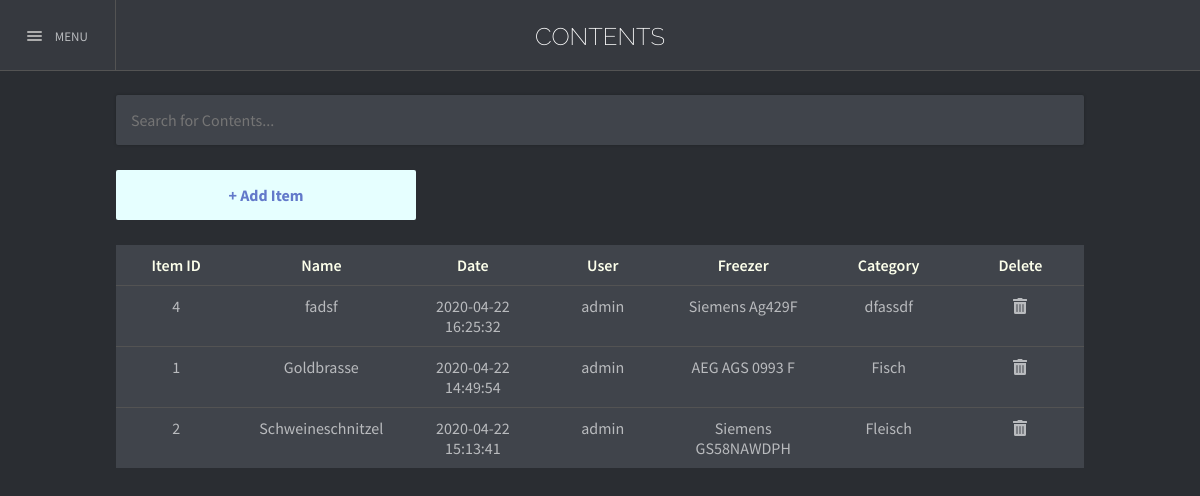
/contents?sort=Name (signed in), run on the app's committed database.
### tables this page shows
CREATE TABLE `contents` (
  `item_id` int(11) NOT NULL AUTO_INCREMENT,
  `name` varchar(45) DEFAULT NULL,
  `notes` varchar(1000) DEFAULT NULL,
  `date` datetime DEFAULT NULL,
  `user` varchar(45) DEFAULT NULL,
  `type` varchar(45) DEFAULT NULL,
  `location` varchar(256) DEFAULT NULL,
  PRIMARY KEY (`item_id`)
);

CREATE TABLE `freezer` (
  `frz_id` int(11) NOT NULL AUTO_INCREMENT,
  `location` varchar(45) DEFAULT NULL,
  `model` varchar(45) DEFAULT NULL,
  `capacity` int(11) NOT NULL,
  `brand` varchar(45) DEFAULT NULL,
  `status` int(11) unsigned NOT NULL DEFAULT 0,
  PRIMARY KEY (`frz_id`)
);

### contents.php (the view, shortened to what this page needs)
<?php
    include "config.php";
 ?>
<!DOCTYPE HTML>
<html>
<head>
    <link rel="stylesheet" type="text/css" href="style/style.css" />
    <link rel="stylesheet" href="https://cdnjs.cloudflare.com/ajax/libs/font-awesome/5.12.1/css/font-awesome.min.css">
</head>
<body>
    <div class="page-wrapper" id="page-wrapper">
        <div id="content-wrapper">
            <header id="header">
                <div class="header-main">
                   <div class="box-left">
                    <div class="btn_menu" onclick="openNav()">
                        <div class="menu-ico">
                            <div class="bar"></div>
                            <div class="bar"></div>
                            <div class="bar"></div>
                        </div>
                        <span>MENU</span>
                    </div>
                  </div>
                  <div class="box-right">
                     CONTENTS
                  </div>
                </div>
            </header>
            <div id=content>
            <input id="search" class="form" type="text" onkeyup="filter()" placeholder="Search for Contents...">
                  <div class="add-right-btn" onclick="window.location='insert';" style="float: none; margin-top: 0;">+ Add Item</div>
                <div class="table-wrapper">
                <table id="table">
                    <tr>
                        <th><a href="contents?sort=id">Item ID</a></th>
                        <th><a href="contents?sort=Name">Name</a></th>
                        <th><a href="contents?sort=time">Date</a></th>
                        <th><a href="contents?sort=User">User</a></th>
                        <th><a href="contents?sort=location">Freezer</a></th>
                        <th><a href="contents?sort=category">Category</a></th>
                        <th>Delete</th>
                    </tr>
                    <?php
                        $query = "SELECT contents.item_id, contents.name, contents.date, contents.location, contents.user, contents.type
                        FROM contents INNER JOIN userdata ON contents.user=userdata.username";
                        if(isset($_GET["sort"])){
                            $order = $_GET["sort"];
                            switch($order){
                            case "Name":
                                $query .= " ORDER BY name";
                                break;
                            }
                        }
                        $result = $link-> query($query);
                        if($result->num_rows == 0){
                            echo "<tr><td colspan = '7'>Freezer is empty</td></tr>";
                        }
                        else{
                            while($row = $result -> fetch_assoc()){
                                $query2 = "SELECT * FROM freezer WHERE freezer.frz_id = '$row[location]'";
                                $result2 = $link -> query($query2);
                                if($result2 -> num_rows == 0)
                                {
                                    echo "Freezer not found!";
                                }
                                else
                                {
                                while ($row2 = $result2 -> fetch_assoc()){
                                    $brand = $row2['brand'];
                                    $model = $row2['model'];
                                }
                                echo "<tr class=\"tablebtn\" data-href=\"content_details.php?id=".$row['item_id']."\"><td>".$row['item_id']."</td><td>". $row['name'] ."</td><td>".$row['date']."</td><td>". $row['user'] ."</td><td>".$brand.' '.$model."</td><td>". $row['type'] ."</td><td><a href=\"rmitem.php?id=".$row['item_id']."\"><i class=\"fas fa-trash-alt\"></i></a></td></tr>";
                            }
                        }
                        }
                    ?>
                </table>
            </div>
        </div>
    </div>
    </div>
</body>

### style/style.css (style rules this page uses)
* { margin: 0; padding: 0; border: 0; outline: 0; font-size: 100%; vertical-align: baseline; text-decoration: none !important; font-family: 'Source Sans Pro', sans-serif; user-select: none; }
*::before { box-sizing: inherit; }
*::after { box-sizing: inherit; }
html { min-height: 100%; max-width: 100%; overflow: hidden; font-family: 'Source Sans Pro', sans-serif; color: #b9bbbe; }
body { top: 0; left: 0; background-color: #2a2d32; text-rendering: optimizeLegibility; }
.page-wrapper { position: relative; width: 100vw; min-height: 100%; background: #2a2d32; background-color: #2a2d32; z-index: 2; transition: -webkit-transform 0.40s ease-in-out; transition: transform 0.40s ease-in-out; animation: fadeIn .25s ease-out forwards; overflow-y: auto; }
#header { position: fixed; top: 0; left: 0; width: 100%; height: 70px; line-height: 73px; font-size: 13px; font-weight: 400; background-color: #36393f; z-index: 2; transition: margin-left .3s ease-in-out; }
#header .header-main { position: relative; display: flex; height: 70px; border-bottom: 1px solid #535353; }
.btn_menu { min-width: 115px; height: 70px; border-right: 1px solid #535353; cursor: pointer; overflow: hidden; transition: all 0.3s ease-in-out; text-align: center; z-index: 0; }
.btn_menu .menu-ico { margin-right: 10px; vertical-align: middle; }
.menu-ico { position: relative; display: inline-block; width: 15px; height: 13px; }
.menu-ico .bar { position: absolute; width: 100%; height: 2px; background: #ADADAD; border-radius: 2px; overflow: hidden; }
.menu-ico .bar::after { content: ''; display: block; width: 100%; height: 100%; background: #818181; position: absolute; top: 0; left: 100%; z-index: 1; transition: 0.3s ease-in-out; }
.menu-ico .bar:nth-child(1) { top: 0; }
.menu-ico .bar:nth-child(1)::after { transition-delay: 0.1s; }
.menu-ico .bar:nth-child(2) { top: 4px; }
.menu-ico .bar:nth-child(2)::after { transition-delay: 0.2s; }
.menu-ico .bar:nth-child(3) { top: 8px; }
.menu-ico .bar:nth-child(3)::after { transition-delay: 0.3s; }
.box-right { display: flex; justify-content: center; margin-right: 116px; flex: 1; font-family: 'Raleway', sans-serif; font-size: 24px; color: #FFF; font-weight: 200; -webkit-user-select: none; -moz-user-select: none; -ms-user-select: none; user-select: none; text-align: center; }
#content-wrapper { display:flex; transition: all .40s ease-in-out; z-index: 300; transform: translateX(0px); visibility: visible; padding-top: 70px; }
#content-wrapper::before { content: ''; display: flex; position: absolute; top: 0; left: 0; width: 100%; height: 100%; background-color: rgba(0,0,0,0.5); z-index: 300; opacity: 0; visibility: hidden; transition: all 0.40s ease-in-out; }
#content { z-index: 0; transition: all 0.40s ease-in-out; height: calc(100vh - 70px); width: 100vw; }
#search { width: calc(100vw - 262px); margin: 25px 116px 25px 116px; user-select: text; }
.add-right-btn { float: right; margin: 25px 116px 25px 116px; cursor: pointer; font-weight: bold; color: #6279CA; border-radius: 2px; height: 50px; width: 300px; text-align: center; line-height: 50px; background: #e6ffff; transition: all 0.2s ease-in-out; }
.form { margin-top: 5px; border-radius:2px; padding: 0px 15px 0px 15px; min-height: 50px; min-width: 300px !important; width: -webkit-fill-available; width: -moz-available; width: fill-available; background-color: #40444b; box-shadow: 0px 0px 3px rgba(0,0,0,0.25); transition: all .25s; font-family: 'Source Sans Pro', sans-serif; color:#b9bbbe; user-select: text; }
table { border-collapse: collapse; border-spacing: 0; background-color: transparent; padding: 0px !important; transition: all .25s; width: calc(100vw-232px); margin: 25px 116px 25px 116px; }
tr { background-color: #40444b; transition: background-color .25s; }
table, th, td { padding: 10px; text-align: center; font-size: 16px; }
tr:not(:last-child) { border-bottom: 1px solid #535353; }
th { width: 15vw; cursor: pointer; transition: all .2s ease-out; background-color: #40444b;; font-weight: 600; color: #FCFFEB; }
th a { display: block; height: 100%; width: 100%; transition: all .2s ease-out; color: #FCFFEB; }
.fa-trash-alt { color: #b9bbbe; }

### data on the page
contents: item_id "4", name "fadsf", date "2020-04-22 16:25:32", user "admin", freezer.brand "Siemens", freezer.model "Ag429F", type "dfassdf"
contents: item_id "1", name "Goldbrasse", date "2020-04-22 14:49:54", user "admin", freezer.brand "AEG", freezer.model "AGS 0993 F", type "Fisch"
contents: item_id "2", name "Schweineschnitzel", date "2020-04-22 15:13:41", user "admin", freezer.brand "Siemens", freezer.model "GS58NAWDPH", type "Fleisch"
